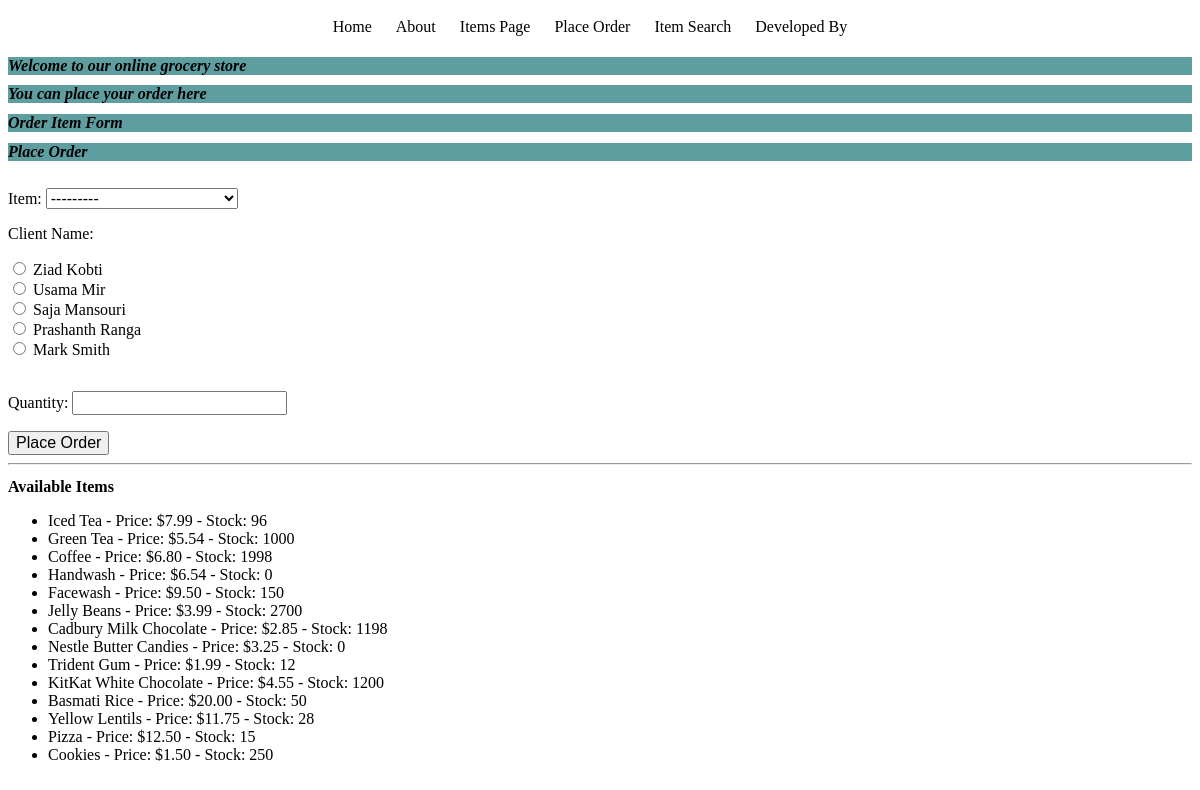
/placeorder/, run on the app's committed database.
### myapp/models.py (models this page shows, shortened)
class Item(models.Model):
    type = models.ForeignKey(Type, related_name="items", on_delete=models.CASCADE)
    name = models.CharField(max_length=200)
    price = models.DecimalField(max_digits=10, decimal_places=2)
    stock = models.PositiveIntegerField(default=100)
    available = models.BooleanField(default=True)
    description = models.TextField(blank=True, default="")
    interested = models.PositiveIntegerField(default=0)
    def __str__(self):
        return self.name
    class Meta:
        ordering = ["id"]

### myapp/views.py (the view)
# urls.py: path("placeorder/", views.placeorder, name="placeorder"),
def placeorder(request):
    msg = ""
    itemlist = Item.objects.all()
    if request.method == "POST":
        form = OrderItemForm(request.POST)
        if form.is_valid():
            order = form.save(commit=False)
            if order.quantity <= order.item.stock:
                order.item.stock -= order.quantity
                order.item.save()
                msg = "Your order has been placed successfully."
            else:
                msg = "We do not have sufficient stock to fill your order."
                return render(request, "myapp/order_response.html", {"msg": msg})
    else:
        form = OrderItemForm()
    return render(request, "myapp/placeorder.html", {"form": form, "msg": msg, "itemlist": itemlist})

### myapp/forms.py
class OrderItemForm(forms.ModelForm):
    client=forms.ModelChoiceField(queryset=Client.objects.all().order_by('-username'),empty_label='',widget=forms.RadioSelect(), label='Client Name')
    class Meta:
        model = OrderItem
        fields = ['item', 'client', 'quantity']
    def __init__(self, *args, **kwargs):
        super(OrderItemForm, self).__init__(*args, **kwargs)
        self.fields['client'].label = 'Client Name'

### myapp/models.py (called while the page is built)
    def __str__(self):
        return self.get_full_name()

### templates/myapp/placeorder.html (shortened to what this page needs)
{% extends "myapp/base.html" %}
{% block body_block %}
    <h1>You can place your order here</h1>
    <h1>Order Item Form</h1>
    <h1>Place Order</h1>
    <form method="post">
        {{ form.as_p }}
        <button type="submit">Place Order</button>
    </form>
    <hr>
    <h2>Available Items</h2>
    <ul>
        {% for item in itemlist %}
            <li>{{ item.name }} - Price: ${{ item.price }} - Stock: {{ item.stock }}</li>
        {% endfor %}
    </ul>
{% endblock %}

### myapp/static/style.css (style rules this page uses)
h1 { font-style: italic; font-size: medium; background-color: cadetblue; }
* { text-decoration-color: black; font-size: medium; align-content: center; }
body { background-color: white; }

### data on the page
Item: name "Iced Tea", price "7.99", stock "96"
Item: name "Green Tea", price "5.54", stock "1000"
Item: name "Coffee", price "6.80", stock "1998"
Item: name "Handwash", price "6.54", stock "0"
Item: name "Facewash", price "9.50", stock "150"
Item: name "Jelly Beans", price "3.99", stock "2700"
Item: name "Cadbury Milk Chocolate", price "2.85", stock "1198"
Item: name "Nestle Butter Candies", price "3.25", stock "0"
Item: name "Trident Gum", price "1.99", stock "12"
Item: name "KitKat White Chocolate", price "4.55", stock "1200"
Item: name "Basmati Rice", price "20.00", stock "50"
Item: name "Yellow Lentils", price "11.75", stock "28"
Item: name "Pizza", price "12.50", stock "15"
Item: name "Cookies", price "1.50", stock "250"
